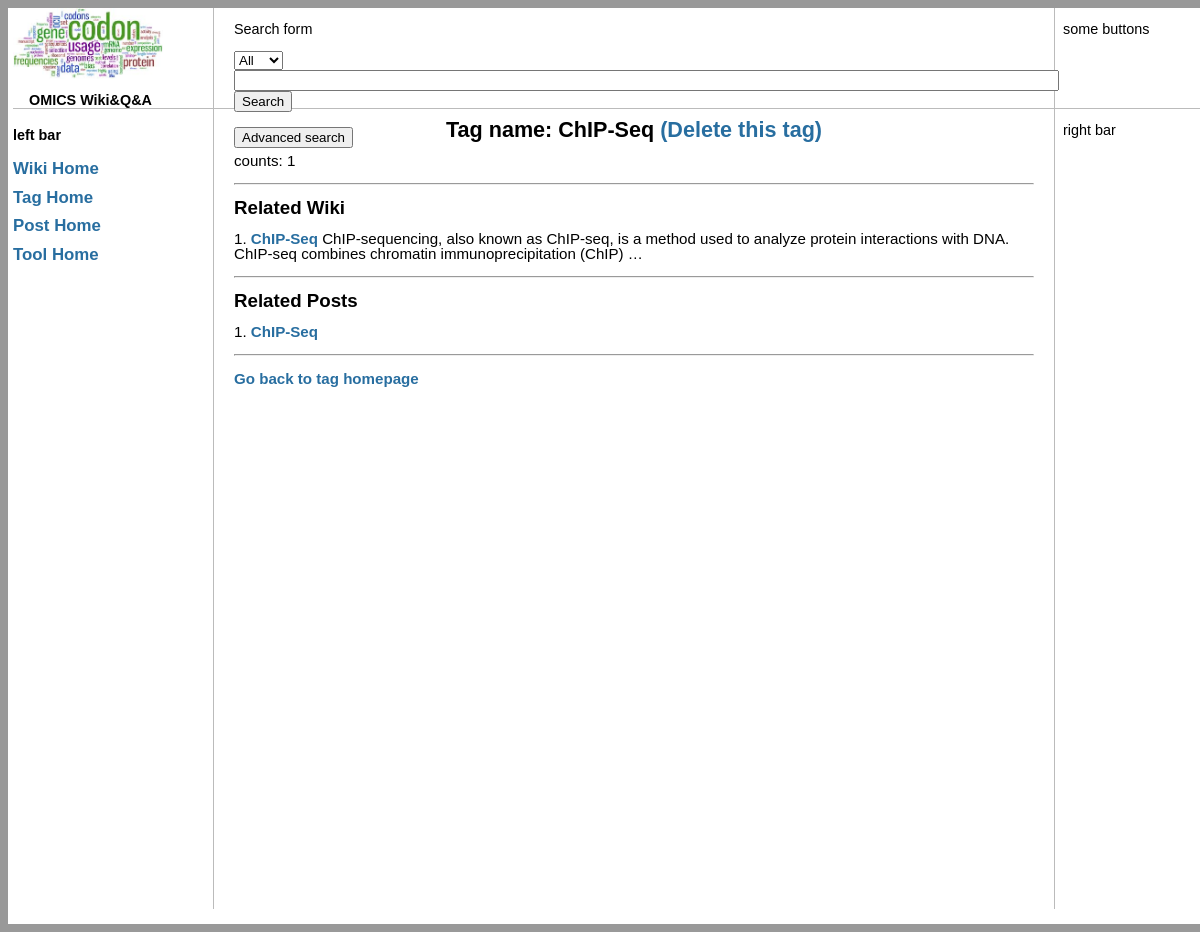
Page /tags/4/ on the earlier database version.
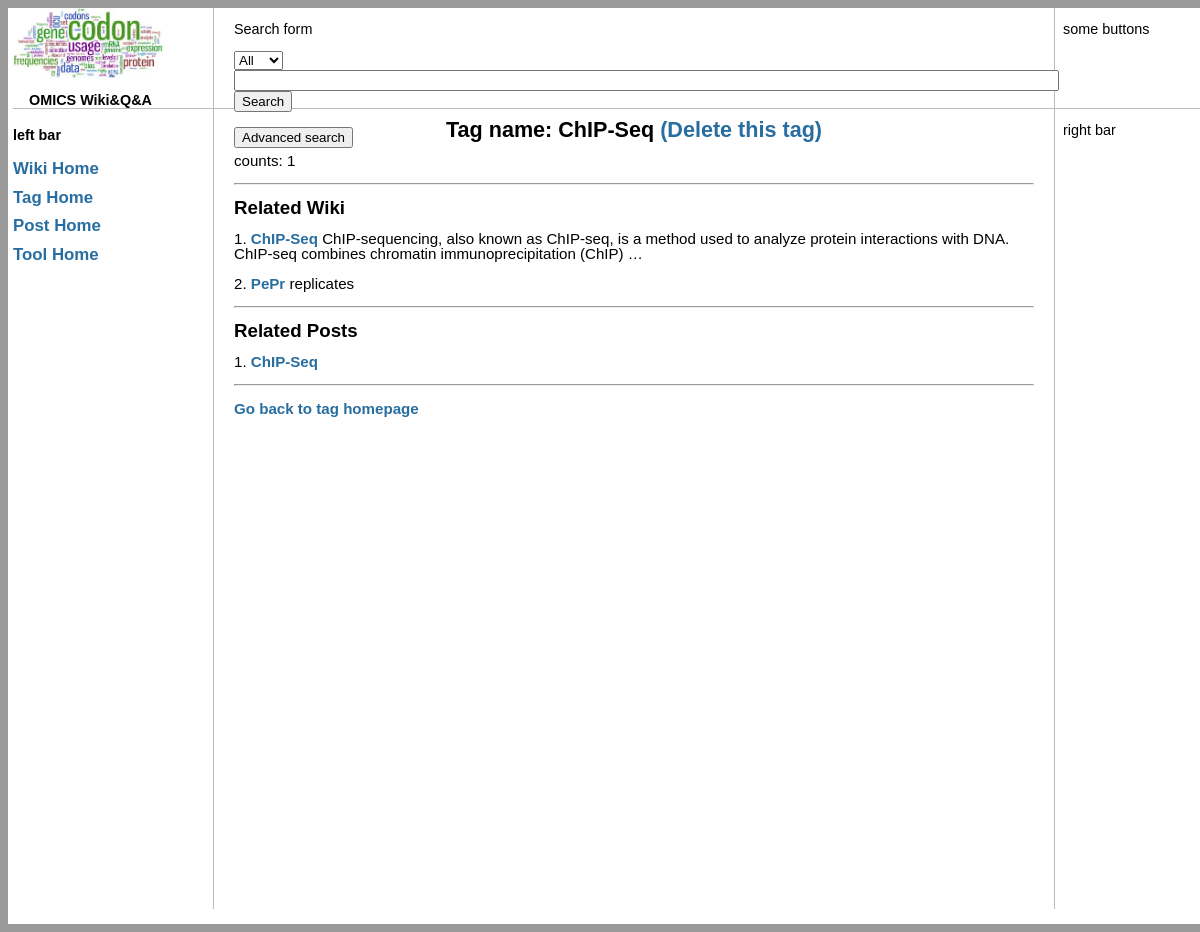
Same page on the later database version.
### tags/models.py (models this page shows, shortened)
class Tag(models.Model):
    name = models.CharField(max_length=255)
    count = models.IntegerField(default=1)
    parent = models.ForeignKey('self', related_name = "children",null=True, blank=True)
    sibling_before = models.ForeignKey('self', related_name = "after",null=True, blank=True)
    sibling_after = models.ForeignKey('self', related_name = "before",null=True, blank=True)
    PROPOSED, APPROVED, WORKFLOW, SOFTWARE = range(4)
    CATEGORY_CHOICE = [(PROPOSED, "proposed"), (APPROVED,"approved"), (WORKFLOW,"workflow"), (SOFTWARE,"software")]
    categories = models.IntegerField(choices=CATEGORY_CHOICE, default=PROPOSED)

### wiki/models.py (models this page shows, shortened)
class Page(models.Model):
    title = models.CharField(max_length=255)
    tags = models.ManyToManyField(Tag)
    content = models.TextField(blank=True)

### posts/models.py (models this page shows, shortened)
class AbstractPost(models.Model):
    content = models.TextField(default='Enter here')
    vote_count = models.IntegerField(default=0)
    tags = models.ManyToManyField(Tag,blank=True,)
    created = models.DateTimeField()
    last_modified = models.DateTimeField()
    class Meta:
        abstract = True

class MainPost(AbstractPost):
    title = models.CharField(max_length=255,null=False)
    answered = models.BooleanField(default=False)

### tags/views.py (the view)
# urls.py: url(r'^(?P<pk>\d+)/$', views.TagDetails.as_view(), name='tag-detail'),
class TagDetails(DetailView):
    template_name = 'tags/tag_detail.html'
    model = Tag
    def get_context_data(self, **kwargs):
        context = super(TagDetails, self).get_context_data(**kwargs)
        context['post_list'] = MainPost.objects.filter(tags = self.object.id)
        context['wiki_list'] = self.object.page_set.all()
        return context

### templates/tags/tag_detail.html
{% extends 'base.html' %}
{% block content %}
<h1> Tag name: {{tag.name}} <a href = "{% url 'tags:tag-delete' tag.id %}"> (Delete this tag) </a> </h1>
<p> counts: {{ tag.count}} </p>
<hr>
<h2> Related Wiki </h2>
{% for wiki in wiki_list %}
    <p> {{forloop.counter}}. <a href = "{% url 'wiki:wiki-detail' wiki.id %}"> {{ wiki.title }} </a>
   {{ wiki.content|truncatewords:20 }}
{% empty %}
<p> There is no wiki associated with this tag </p>
{% endfor %}
<hr>
<h2> Related Posts </h2>
{% for post in post_list %}
    <p> {{forloop.counter}}. <a href = "{% url 'posts:post-detail' post.id %}"> {{ post.title }} </a>
    </p>
{% empty %}
<p> There is no posts associated with this tag </p>
{% endfor %}
<hr>
<p> <a href = "{% url 'tags:tag-index' %}"> Go back to tag homepage</a> </p>
{% endblock content %}

### templates/base.html (shortened to what this page needs)
<html>
<head>
{% load staticfiles %}
<link rel="stylesheet" type="text/css" href="{% static 'base.css' %}" />
</head>
<body>
<div id = "container">
    <div id = "header">
        <div id = "logo">
        <img src = "{% static 'OMICS.jpeg' %}" alt="Logo missing" width = "150" >
        <p><strong> &nbsp&nbsp&nbsp OMICS Wiki&Q&A </strong></p>
        </div>
        <div id = "search_bar">
        <p> Search form </p>
        <form action="" method="post">
            <select name = "search_field">
                <option value ="All"> All </option>
            </select>
            <input type="text" size=100 name="search_text">
            <input type="submit" value="Search">
	</form>
        <button type="button"> Advanced search </button>
        </div>
        <div id = "some_buttons" >
        <p> some buttons </p>
        </div>
    </div>
    <div id = "middle">
        <div id = "left_bar">
        <h4> left bar</h4>
        <h3> <a href= "{% url 'wiki:wiki-index' %}" > Wiki Home </a> <br><br>
        <a href= "{% url 'tags:tag-index' %}" > Tag Home </a> <br><br>
        <a href= "{% url 'posts:post-index' %}" > Post Home </a> <br><br>
        <a href= "{% url 'tools:tool-index' %}" > Tool Home </a>
        </h3>
        </div>
        <div id = "content">
        {% block content %}{% endblock content %}
        </div>
        <div id = "right_bar">
        <p> right bar</p>
        </div>
    </div>
</div>
</body>
</html>

### static/base.css (style rules this page uses)
body { background-position:center; background-color:#999999; font-family:Verdana,Tahoma,Arial,sans-serif; font-size:0.9em; line-height:100%; }
h1 { font-size:1.5em; text-align:center; }
a { background-color:inherit; color:#286ea0; font-weight:600; text-decoration:none; }
#container { width:1200px; background-color:#ffffff; margin:0px auto auto auto; padding: 0px 5px 5px 5px; border:0; }
#header { height:100px; width:1200px; }
#logo { height:100px; width:200px; float:left; padding:0px; }
#search_bar { border-left:1px solid #BBBBBB; border-right:1px solid #BBBBBB; height:100px; width:800px; float: left; padding:0px; padding-left: 20px; padding-right: 20px; }
#some_buttons { height:100px; width:150px; float:right; padding:0px; }
#middle { margin:0px auto auto auto; border-top:1px solid #BBBBBB; }
#left_bar { background-color:#FFFFFF; width:200px; float:left; padding:0px; margin-bottom:10px; }
#content { border-left:1px solid #BBBBBB; border-right:1px solid #BBBBBB; min-height: 800px; width:800px; float:left; padding-left: 20px; padding-right: 20px; margin-bottom:10px; }
#content p { line-height:100%; font-size:1.05em; }
#content h2 { font-size:1.3em; }
#right_bar { background-color:#FFFFFF; width:150px; float:right; padding:0px; margin-bottom:10px; }

Differences in the rows shown:
added Page: title "PePr", content "replicates"
